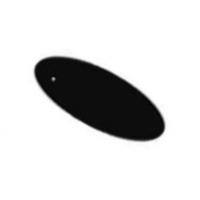
#> input picture Data/227x227/ana/training_Data/30/image4.jpg, 200 x 200 px, found by its file name
$ python ImageProcessing.py
#> lines starting #> are read from the running program, lines starting #| are printed output that depends on the picture; after the words box and inside, x2 and y2 are one past the last pixel; in counts of white or black regions, pixels touching at a corner belong together
from PIL import Image
import cv2
import numpy as np


#class ImageProcessingError(Exception):

#--------------------------------------
# アスペクト比を固定してリサイズする関数
#--------------------------------------
def scale_box(src, width, height):
    """
    アスペクト比を固定して、指定した大きさに収まるようリサイズする。

    Parameters
    ----------
    src : OpenCV型
        入力画像
    width : int
        変換後の画像幅
    height : int
        変換後の画像高さ

    Return
    ------
    dst : OpenCV型
    """
    scale = max(width / src.shape[1], height / src.shape[0])
    return cv2.resize(src, dsize=None, fx=scale, fy=scale)


def LoadImage(ImageWidth, ImageHeight, Camera_num=None, ImagePath=None):
#> called with ImageWidth = 299, ImageHeight = 299
    if ImageWidth <= 0 or ImageHeight <= 0:
        raise ValueError('入力画像の幅と高さは0より大きい必要があります。')
    if Camera_num != None and ImagePath != None:
        raise ValueError('カメラを起動するか画像を読み込むかのどちらかのみを使ってください。')
    if Camera_num == None and ImagePath == None:
        raise ValueError('カメラを起動するか画像を読み込むかのどちらかを指定してください。')

    #---------------------
    # カメラを起動する
    #---------------------
    if Camera_num != None:
        if type(Camera_num) is not int:
            raise ValueError('Camerea_numは整数で指定してください。')
        # Setup the camera as a capture device
        cap = cv2.VideoCapture(Camera_num)
        cap.set(cv2.CAP_PROP_FRAME_WIDTH, ImageWidth)
        cap.set(cv2.CAP_PROP_FRAME_HEIGHT, ImageHeight)
        _, frame = cap.read()
        if not cap.isOpened(): return None
    #---------------------
    # 画像を読み込む
    #---------------------
    elif ImagePath != None:
        if type(ImagePath) is not str:
            raise ValueError('ファイルパスは文字列で指定する必要があります。')

        # 画像を読み込む
        frame = cv2.imread(ImagePath)
#> frame is the input picture: shape (200, 200, 3); min 0, max 255, mean 215.3
        if frame is None:
            raise ValueError('画像を読み込めませんでした。')
        frame = scale_box(frame, ImageWidth, ImageHeight)
        #cv2.imshow("color", frame)
    return frame


#----------------------------------
# 画像を要素毎に分解
#----------------------------------
# [107 lines left out: functions Disassembly, binalize, otsu_binalize, not called in this run]
#----------------------------------
# 適応的二値化法
#----------------------------------
def AdaptiveThreshold(src, ksize=3, c=2):
    """
    適応的閾値処理を行う関数

    Parameters
    ----------
    src: OpenCV型
        入力画像
    ksize: int
        正方形フィルタサイズ
    c: int
        閾値(0~255)の範囲

    Return
    ------
    dst: OpenCV型
        二値画像(0 or 255)
    """
#> called with ksize = (3, 2), c = 15
    #if not int(ksize) and ksize <= 0: raise TypeError('ksizeはint型かつ0より大きい値のみ受付ます')
    if not tuple(ksize) and (ksize[0] <= 0 or ksize[1] <=0):
        raise TypeError('ksizeはtuple型かつ0より大きい値のみ受付ます')
    if not int(c) and c <= 0: raise TypeError('ksizeはint型かつ0より大きい値のみ受付ます')

    if src.ndim != 2:
        src = cv2.cvtColor(src, cv2.COLOR_RGB2GRAY)

    # フィルタの幅
    #d = int((ksize-1)/2)
    m, n = ksize[0], ksize[1]
    # 画像の高さと幅
    h, w = src.shape[0], src.shape[1]
#> h = 299; w = 299
    # 出力画像用の配列（要素はすべて255）
    dst = np.empty((h, w))
    dst.fill(255)
#> dst: shape (299, 299) float64; every value is 255

    # 局所領域の画素数
    #N = ksize*d
    N = m*n

    for y in range(0, h):
        for x in range(0, w):
            # 局所領域内の画素値の平均
            #t = np.sum(src[y-d:y+d+1, x-d:x+d+1]) / N
            t = np.sum(src[y-m:y+m+1, x-n:x+n+1]) / N

            # 求めた閾値で二値化処理
            #if(src[y][x] < t-c): dst[y][x] = 0
            if(src[y][x] < t*(100-c)/100): dst[y][x] = 0
            else: dst[y][x] = 255
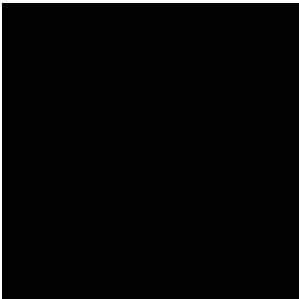
#> dst: shape (299, 299) float64; 1.7% white; 1 white region, box (x1, y1, x2, y2) and area: (0, 0, 299, 299) 1489

    return dst
#------------------------------
# 空間フィルタリングを行う関数
#------------------------------
# [16 lines left out: functions gamma_Image, LUT_curve, not called in this run]
#----------------------------
# フィルタリング関数
#----------------------------
def gamma_curve(gamma, x):
    y = 255 * pow(x / 255, 1.0 / gamma)
    return y


if __name__ == "__main__":
    import sys, os
    sys.path.append(os.getcwd())
    #ImagePath = 'D:/myfile/My_programing/python/画像認識/画像処理/resource/lena.png'
    ImagePath = r'D:\myfile\My_programing\python\Data\AngleDetection\DataSet\ALL_0312\training\15\pen_1\image4.jpg'
    src = LoadImage(299, 299, ImagePath=ImagePath) # 画像を読み込む

    #dst = Disassembly(src) # 画像を成分ごとに分割
    #dst = otsu_binalize(src) # 画像を大域的二値化を使って二値化
    dst = AdaptiveThreshold(src, ksize=(3, 2), c=15) # 画像を適応的閾値処理を使って二値化

    #dst = gamma_Image(src, 100)
    cv2.imshow('binarize', dst)
    cv2.waitKey(0)
